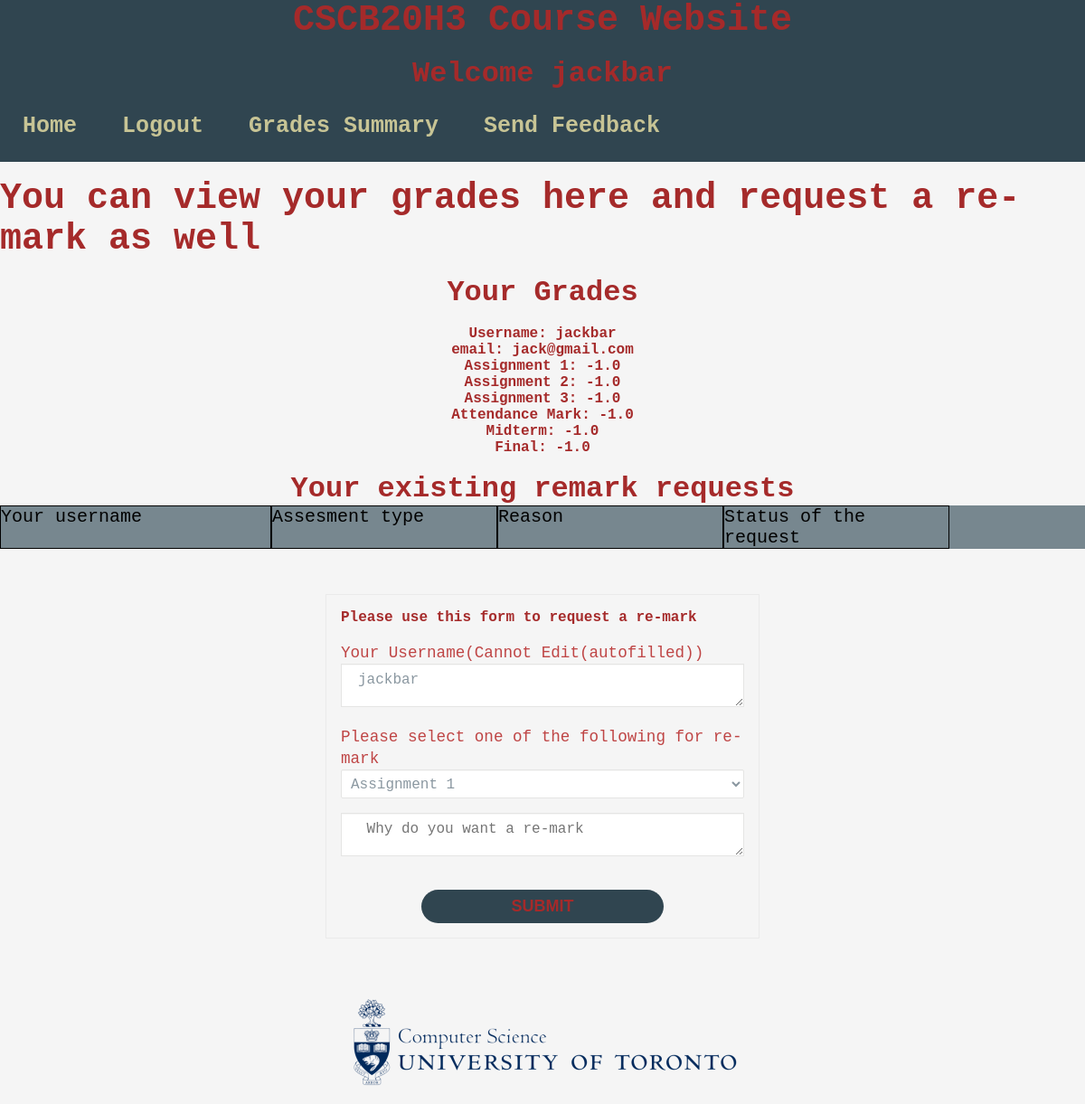
The page /View_Grades_Student (signed in) on the database as committed earlier.
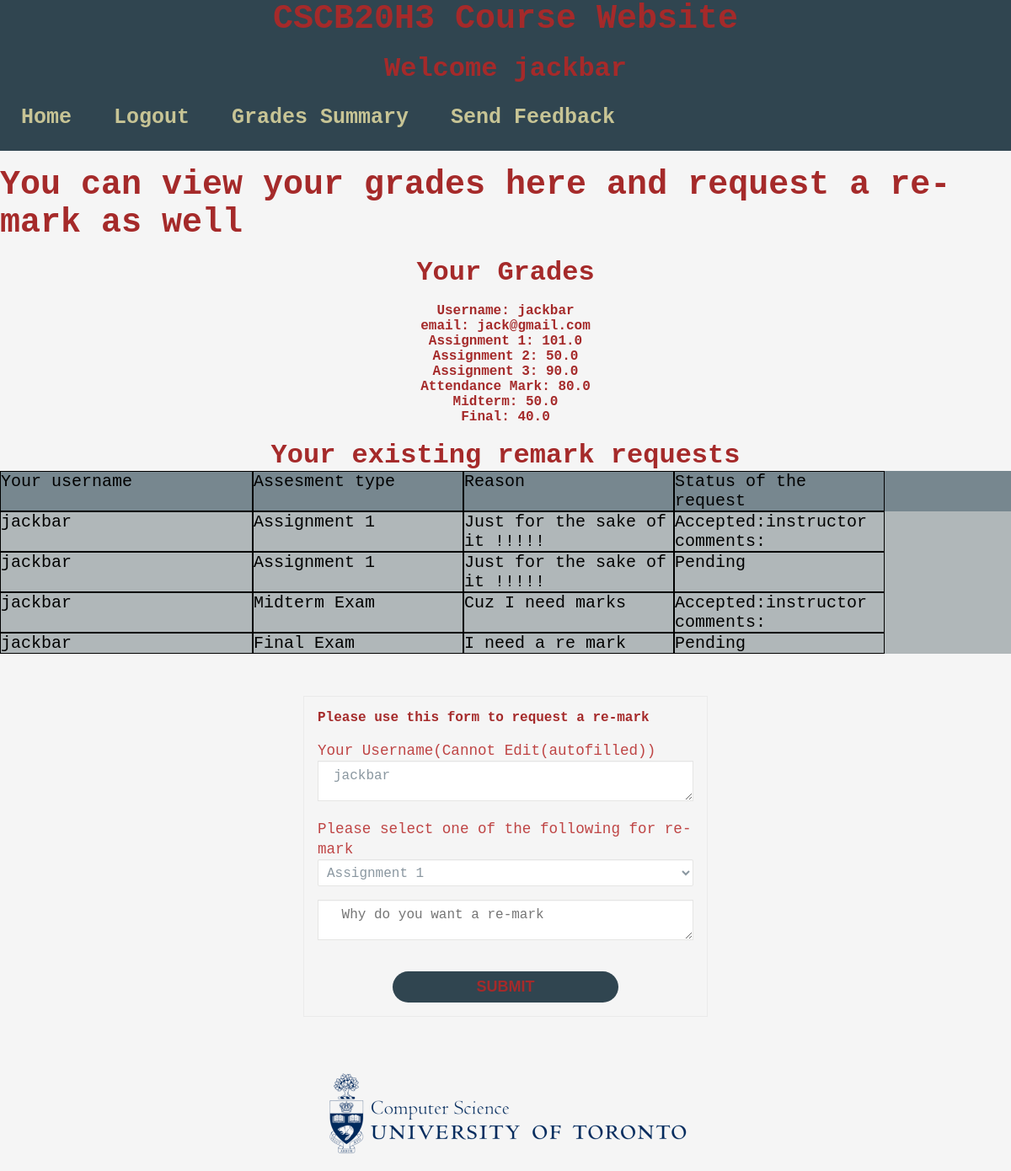
The same page on the database as committed later.
### app.py (models this page shows, shortened)
class Student(db.Model):
    __tablename__ = 'Student'
    id = db.Column(db.Integer, primary_key=True)
    username = db.Column(db.String(100), unique=True, nullable=False)
    email = db.Column(db.String(100), unique=True, nullable=False)
    password = db.Column(db.String(100), nullable=False)
    assignment1 = db.Column(db.Float, nullable=False)
    assignment2 = db.Column(db.Float, nullable=False)
    assignment3 = db.Column(db.Float, nullable=False)
    tut_attendance = db.Column(db.Float, nullable=False)
    midterm = db.Column(db.Float, nullable=False)
    final = db.Column(db.Float, nullable=False)

class Remark(db.Model):
    __tablename__ = 'Remark'
    id = db.Column(db.Integer, primary_key=True)
    assessment = db.Column(db.String(100), nullable=False) # i.e. assignment1
    reason = db.Column(db.String(2500), nullable=False)
    status = db.Column(db.String(100), nullable=False) # Pending, Approved or Rejected
    student_username = db.Column(db.String(2500), nullable=False)

### app.py (the view, shortened to what this page needs)
@app.route('/View_Grades_Student',methods = ['GET', 'POST'])
def View_Grades_Student():
    pagename = 'View_Grades_Student'
    query_Student_result = Student.query.order_by(Student.username)
    remark_query_result = Remark.query.all()
    if request.method == 'GET':
        return render_template('View_Grades_Student.html', pagename = pagename,query_Student_result= query_Student_result,remark_query_result=remark_query_result)

### templates/View_Grades_Student.html (shortened to what this page needs)
{% extends "template.html" %}
{% block content %}
<h1>You can view your grades here and request a re-mark as well </h1>
<br>
<center><h2> Your Grades</h2> </center>
<br>
{%for student in query_Student_result%}
    {%if student.username == session.user%}
  <center>  <h3>Username: {{student.username}}</h3> </center>
  <center>  <h3>email: {{student.email}}</h3> </center>
  <center>  <h3>Assignment 1: {{student.assignment1}}</h3> </center>
  <center>  <h3>Assignment 2: {{student.assignment2}}</h3> </center>
  <center>  <h3>Assignment 3: {{student.assignment3}}</h3> </center>
  <center>  <h3>Attendance Mark: {{student.tut_attendance}}</h3> </center>
  <center>  <h3> Midterm: {{student.midterm}}</h3> </center>
  <center>  <h3> Final: {{student.final}}</h3> </center>
        {%endif%}
{% endfor %}
<br>
<center><h2>Your existing remark requests </h2> </center>
<div class="table">
  <div class="row rowdark">
    <div class="cell w">Your username</div>
    <div class="cell">Assesment type</div>
    <div class="cell">Reason </div>
    <div class="cell">Status of the request</div>
  </div>
{%for re in remark_query_result%}
  {%if re.student_username == session.user%}
  <div class="row rowlight">
    <div class="cell w"> {{re.student_username}}  </div>
    <div class="cell"> {{re.assessment}} </div>
    <div class="cell"> {{re.reason}}   </div>
    <div class="cell">{{re.status}}</div>
    </div>
  {%endif%}
{%endfor%}
<form action="http://127.0.0.1:5000/View_Grades_Student" method = "POST">
    <div class = "Remark_Request_container">
      <h3 id="h3_feedback">Please use this form to request a re-mark</h3>
    <br>
    <label for="Uname">Your Username(Cannot Edit(autofilled))</label>
    <textarea id="Uname" Name ="Uname" readonly>{{session.user}}</textarea>
    <label for="Course_Work">Please select one of the following for re-mark</label>
    <select id="Course_Work"  name="Course_Work" required>
        <option value = "Assignment 1"> Assignment 1 </option>
     </select>
    <textarea id="Reason" name="Reason" cols = "32" rows = "8" placeholder=" Why do you want a re-mark" required></textarea>
  </div>
  <button type="Submit">Submit</button>
  </form>
{% endblock %}

Rows that differ between the two databases and show on the page:
changed Student "jackbar": assignment1 "-1.0" → "101.0"; assignment2 "-1.0" → "50.0"; assignment3 "-1.0" → "90.0"; tut_attendance "-1.0" → "80.0"; midterm "-1.0" → "50.0"; final "-1.0" → "40.0"
added Remark: student_username "jackbar", assessment "Assignment 1", reason "Just for the sake of it !!!!!", status "Accepted:instructor comments:"
added Remark: student_username "jackbar", assessment "Assignment 1", reason "Just for the sake of it !!!!!", status "Pending"
added Remark: student_username "jackbar", assessment "Midterm Exam", reason "Cuz I need marks", status "Accepted:instructor comments:"
added Remark: student_username "jackbar", assessment "Final Exam", reason "I need a re mark", status "Pending"
